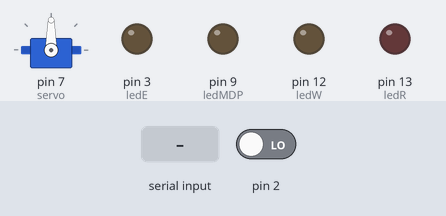
The sketch below on a simulated Arduino Uno, built with avr-gcc and run on an emulated ATmega328P. Shown: servo, output pins drawn as LEDs (lit = HIGH). Dashed ring = blinking. Inputs (shaded band) come from the test bench; at power-on: pin 2 LOW. What the sketch prints to the serial monitor is not drawn.

Above: at 1.2 s.
1.3 s: "C" received over Serial
At 1.6 s:
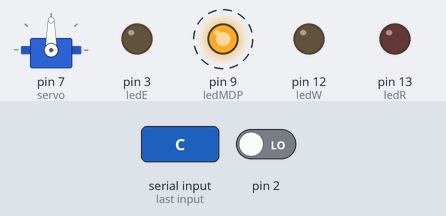
4.3 s: pin 2 driven HIGH
At 4.8 s:
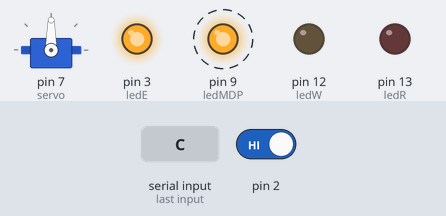
7.3 s: "B" received over Serial
At 8.3 s:
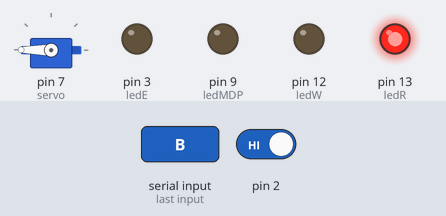
8.8 s: "N" received over Serial
At 11.5 s:
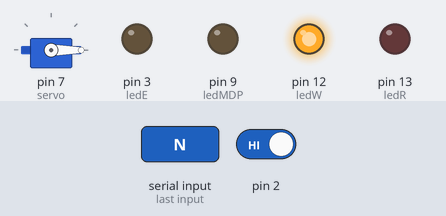
11.8 s: "C" received over Serial
At 13.6 s:
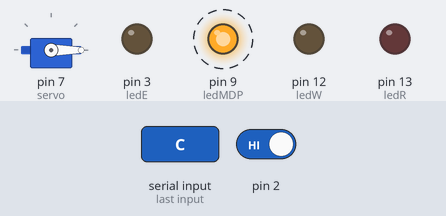
Timing chart, 0 to 15.8 s (numbered marks = the images above; inputs shaded):
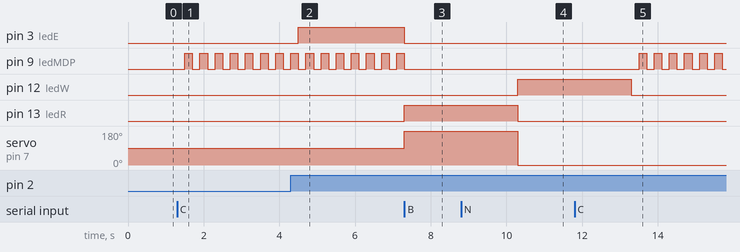

The sketch:

arduino.ino
```cpp
#include <Servo.h>

int val = 0;
int ledR = 13; // Led Verte quand bon password
int ledW = 12; // Led Rouge quand mauvais
int ledMDP = 9; // Led quand mot de passe changé
int ledE = 3; // Led quand ecoute
bool newMdp = false; // Variable si mot de passe change
int re = 0;
bool button = false;
Servo servo;

void setup() {
  Serial.begin(9600);
  pinMode(2, INPUT);
  pinMode(ledR, OUTPUT);
  pinMode(ledW, OUTPUT);
  pinMode(ledMDP, OUTPUT);
  pinMode(ledE, OUTPUT);
  servo.attach(7);
}

void loop() {
  val = digitalRead(2);  // read the input pin
  if(val == 1 && button == false){
      button = true;
      Serial.print('A');
      digitalWrite(ledE, HIGH);
  }
  if(Serial.available() > 0){
    re = Serial.read();
    digitalWrite(ledE, LOW);
    if(re == 'B'){ // Si bon password
      button = false;
      newMdp = false;
      servo.write(0);
      digitalWrite(ledR, HIGH);
      servo.write(180);
      delay(3000);
      servo.write(0);
      digitalWrite(ledR, LOW);
   }
   if(re == 'C'){ // Si changement de password
     newMdp = true;
   }
   if(re == 'N'){ // si mauvais password
      button = false;
      digitalWrite(ledW, HIGH);
      delay(3000);
      digitalWrite(ledW, LOW);
   }
  }
  if(newMdp){
    delay(200);
    digitalWrite(ledMDP, HIGH);
    delay(200);
    digitalWrite(ledMDP, LOW);
  }
}
```

Measured:
- after the input at 1.3 s, pin 9 (ledMDP): alternates HIGH for 0.20 s and LOW for 0.20 s, starting after 0.20 s
- after the input at 4.3 s, pin 3 (ledE): LOW → HIGH after 0.20 s
- after the input at 7.3 s, pin 3 (ledE): HIGH → LOW at once; pin 9 (ledMDP): goes on until 7.3 s, then stays LOW; pin 13 (ledR): LOW → HIGH at once; servo on pin 7 (servo): 90° → 180° at once
- after the input at 8.8 s, pin 3 (ledE): stays LOW (without the input it goes to HIGH after 1.5 s); pin 12 (ledW): LOW → HIGH after 1.5 s
- after the input at 11.8 s, pin 3 (ledE): stays LOW (without the input it goes to HIGH after 1.5 s); pin 9 (ledMDP): alternates HIGH for 0.20 s and LOW for 0.20 s, starting after 1.7 s
